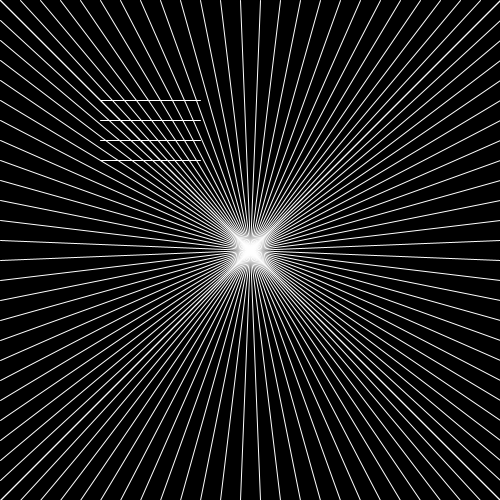
Frame 1 (no input)
Frame 60 (the mouse pressed at the canvas centre just before this capture): identical to frame 1, image omitted
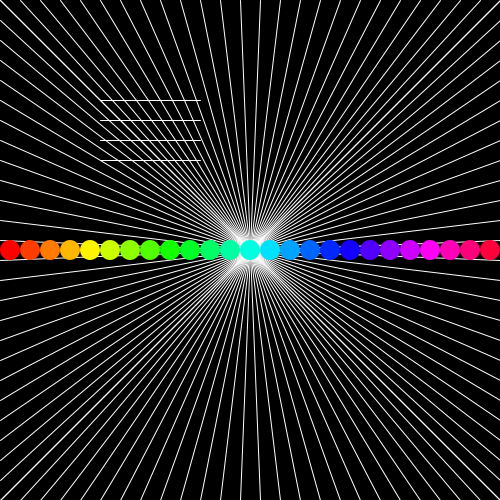
Frame 120 (the mouse held since frame 60 and released just before this capture)

The Processing sketch that drew these frames (run headless with seeded random() and noise(); from frame 60 on, the mouse is pressed at the canvas centre):

// Processing sketch: loops2
// ── loops2.pde
void setup()
{
  size(500, 500);
  colorMode(HSB);
}

void draw()
{
  background(0);
  stroke(255);
  
  line(100, 100, 200, 100);
  line(100, 120, 200, 120);
  line(100, 140, 200, 140);
  line(100, 160, 200, 160);
  
  // Iteration
  // Loops!!!

  /*
  float x = 0;
  while(x <=width)
  {
    line(x, 0, width / 2, height / 2);
    x += 20;
  }
  */
  stroke(255);
  for(float x = 0 ; x <=width ; x += 20)
  {
    line(x, 0, width -x, height);
    line(0, x, width, height - x);    
  }
  
  int numCircles = mouseX / 10;
  float w = width / (float)numCircles;
  float r = w / 2;
  noStroke();
  float colorGap = 255 / (float)numCircles;
  for(int i = 0 ; i < numCircles ; i ++)
  {
    fill(colorGap * i, 255, 255);
    ellipse(r + w * i, height / 2, w, w);
  } 
}
